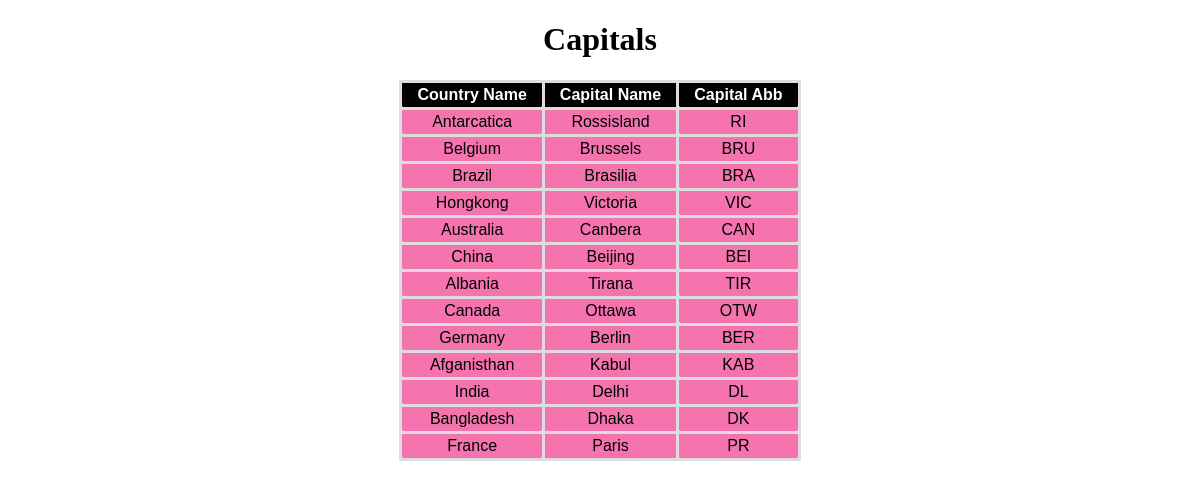
Before: /display_capital/ with the older database file.
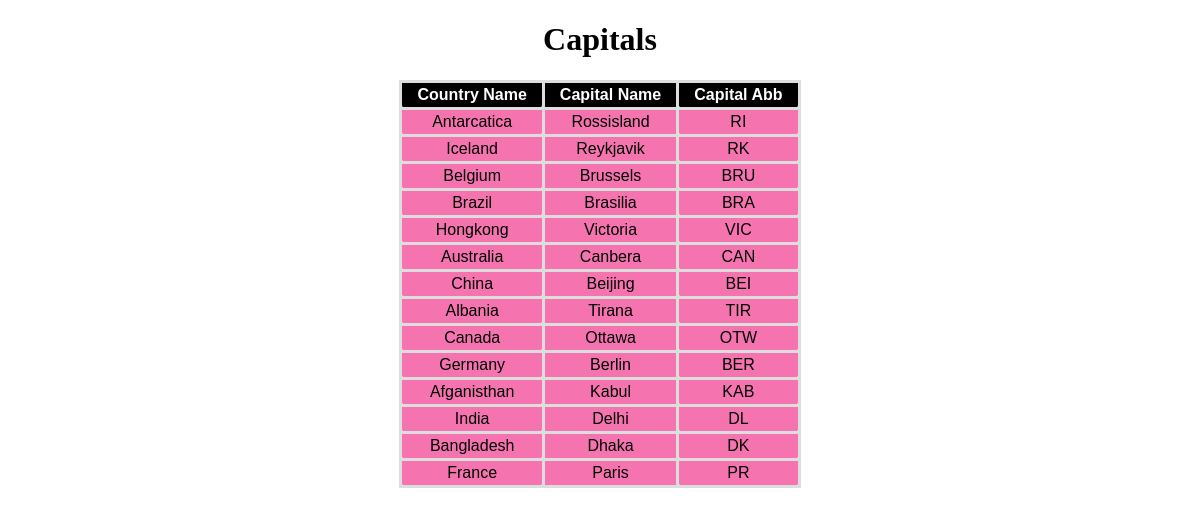
After: the same page with the newer database file.
### app/models.py (models this page shows, shortened)
class Capital(models.Model):
    cou_name=models.OneToOneField(Country,on_delete=models.CASCADE)
    cap_name=models.CharField(max_length=30)
    cap_abb=models.CharField(max_length=10)

class Country(models.Model):
    cou_name=models.CharField(max_length=30,primary_key=True)
    cou_id=models.IntegerField()
    cou_abb=models.CharField(max_length=10)
    def __str__(self):
        return self.cou_name

### app/views.py (the view)
# urls.py: path('display_capital/',display_capital,name='display_capital'),
def display_capital(request):
    LCAO=Capital.objects.all()
    LCAO=Capital.objects.all()[0:0:-1]
    LCAO=Capital.objects.all()[0:5:1]
    LCAO=Capital.objects.all().order_by(Length('cou_name'))
    LCAO=Capital.objects.all().order_by(Length('cap_name').desc())
    dic={'LCAO':LCAO}
    return render(request,'display_capital.html',dic)

### templates/display_capital.html (shortened to what this page needs)
<!DOCTYPE html>
<html lang="en">
<head>
</head>
<body>
    <center>
        <h1>Capitals</h1>
        <table>
            <thead>
                <tr>
                    <th>Country Name</th>
                    <th>Capital Name</th>
                    <th>Capital Abb</th>
                </tr>
            </thead>
            <tbody>
                {% for CAO in LCAO %}
                <tr>
                    <td>{{CAO.cou_name}}</td>
                    <td>{{CAO.cap_name}}</td>
                    <td>{{CAO.cap_abb}}</td>
                </tr>
                {% endfor %}
            </tbody>
        </table>
    </center>
</body>
</html>

### templates/display_capital.html (style rules this page uses)
table { text-align: center; border-collapse:collapse; font-family: arial, sans-serif; }
th { background-color: #000000; color: #ffffff; }
td { background-color: rgb(245, 116, 176); }
th,td { padding: 3px 15px; border: 3px solid #dddddd; border-radius: 5px; }

Changed rows visible on the page:
added Capital: cou_name "Iceland", cap_name "Reykjavik", cap_abb "RK"
